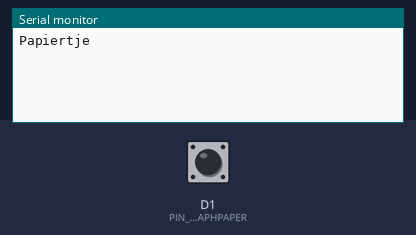
Bench run of a sketch on a simulated ESP8266 (Wemos D1 mini). Parts: the last lines printed to the serial monitor. The test bench sets the inputs (shaded band); at power-on: D1 (PIN_BUTTON_GRAPHPAPER) HIGH. WiFi joins after 1.5 s; servers stay silent unless stated; storage starts empty.

Above: at 1.2 s.
1.3 s: D1 (PIN_BUTTON_GRAPHPAPER) pulled LOW for 0.15 s
At 1.46 s:
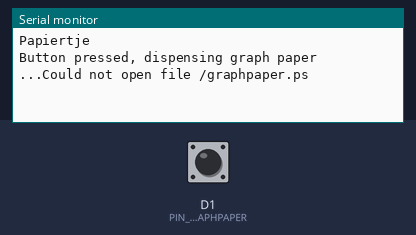
At 2.9 s:
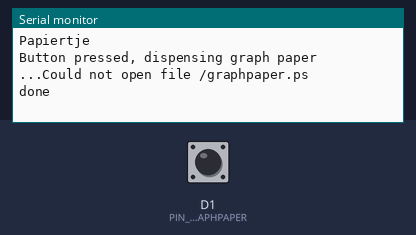

The sketch:

paperplease.ino
```cpp
#include <stdbool.h>
#include <Arduino.h>

#include <FS.h>
#include <ESP8266WiFi.h>

//#define PRINTER_HOST    "192.168.8.179"
#define PRINTER_HOST    "10.42.44.213"
#define PRINTER_PORT    9100

#define PIN_BUTTON_GRAPHPAPER   D1

static WiFiClient client;

void setup(void)
{
    pinMode(PIN_BUTTON_GRAPHPAPER, INPUT_PULLUP);

    Serial.begin(115200);
    Serial.println("Papiertje");

    SPIFFS.begin();

    WiFi.begin("revspace-pub-2.4ghz");
}

#define PJL_ESCAPE "\x1b%-12345X"

static boolean print_file(const char *filename, Stream & stream)
{
    char buffer[512];

    // get file
    File f = SPIFFS.open(filename, "r");
    if (!f) {
        Serial.print("Could not open file ");
        Serial.println(filename);
        return false;
    }
    // PJL header to enter postscript
    stream.print(PJL_ESCAPE);
    stream.print("@PJL JOB NAME=\"graphpaper\"\r\n");
    stream.print("@PJL SET PAPER=A4\r\n");
    stream.print("@PJL ENTER LANGUAGE=POSTSCRIPT\r\n");

    // write postscript file contents
    size_t read = 0;
    do {
        read = f.readBytes(buffer, sizeof(buffer));
        stream.write(buffer, read);
    } while (read > 0);
    f.close();

    // PJL footer
    stream.print(PJL_ESCAPE);
    stream.print("@PJL EOF\r\n");
    stream.print(PJL_ESCAPE);

    return true;
}

void loop(void)
{
    if (digitalRead(PIN_BUTTON_GRAPHPAPER) == 0) {
        Serial.print("Button pressed, dispensing graph paper ...");
        if (client.connect(PRINTER_HOST, PRINTER_PORT)) {
            print_file("/graphpaper.ps", client);
            client.flush();
            client.stop();
            Serial.println("done");
        } else {
            Serial.println("failed");
        }
        delay(50);
        while (digitalRead(PIN_BUTTON_GRAPHPAPER) == 0);
        delay(50);
    }
}
```

Measured:
- after the input at 1.3 s, the serial monitor: prints a new line at once (image 1)
